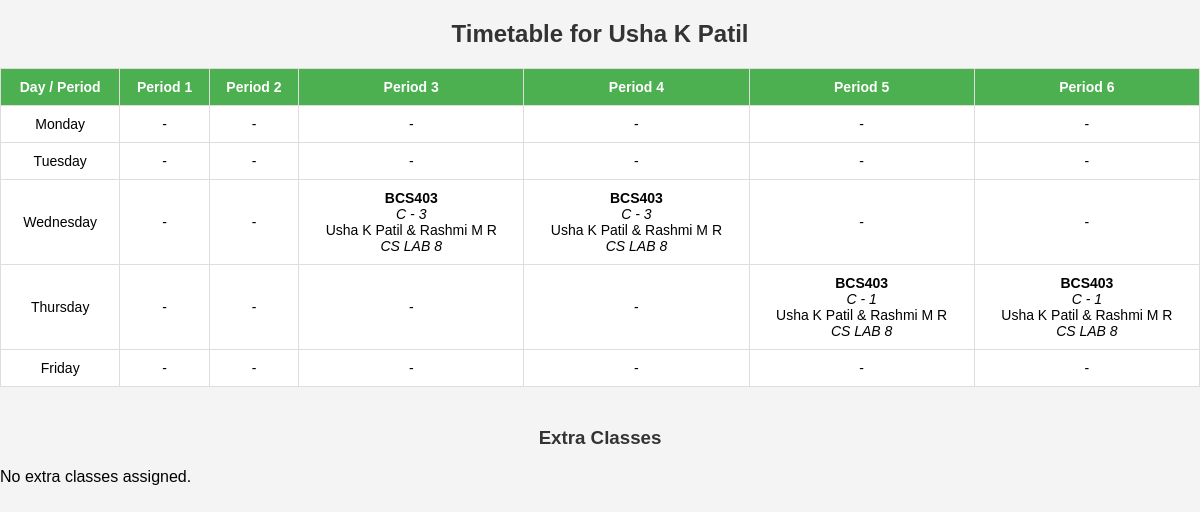
/teacher/2/timetable (signed in), run on the app's committed database.
### tablelogic/models.py (models this page shows, shortened)
class Teacher(models.Model):
    name = models.CharField(max_length=100)
    employee_id = models.CharField(max_length=50, unique=True)
    password = models.CharField(max_length=100, default = 'password')

class TimetableEntry(models.Model):
    DAY_CHOICES = [
        ('Monday', 'Monday'),
        ('Tuesday', 'Tuesday'),
        ('Wednesday', 'Wednesday'),
        ('Thursday', 'Thursday'),
        ('Friday', 'Friday'),
    ]
    day = models.CharField(max_length=10, choices=DAY_CHOICES)
    period = models.IntegerField()
    room = models.ForeignKey(Room, on_delete=models.CASCADE)
    lecture_assignment = models.ForeignKey(LectureAssignment, null=True, blank=True, on_delete=models.CASCADE)
    tutorial_assignment = models.ForeignKey(TutorialAssignment, null=True, blank=True, on_delete=models.CASCADE)
    practical_assignment = models.ForeignKey(PracticalAssignment, null=True, blank=True, on_delete=models.CASCADE)

class PracticalAssignment(models.Model):
    course = models.ForeignKey(Course, on_delete=models.CASCADE)
    section = models.ForeignKey(Section, on_delete=models.CASCADE)
    batch = models.ForeignKey(Batch, null=True, blank=True, on_delete=models.CASCADE)
    teacher1 = models.ForeignKey(Teacher, related_name="practical_teacher1", on_delete=models.CASCADE)
    teacher2 = models.ForeignKey(Teacher, related_name="practical_teacher2", null=True, blank=True, on_delete=models.CASCADE)
    is_section_wide = models.BooleanField(default=False)

class Course(models.Model):
    name = models.CharField(max_length=100)
    code = models.CharField(max_length=20)
    lecture_hours = models.IntegerField(default=0)
    tutorial_hours = models.IntegerField(default=0)
    practical_hours = models.IntegerField(default=0)

class Section(models.Model):
    name = models.CharField(max_length=10)
    semester = models.ForeignKey(Semester, on_delete=models.CASCADE)
    department = models.ForeignKey(Department, on_delete=models.CASCADE)

class Batch(models.Model):
    name = models.CharField(max_length=10)
    section = models.ForeignKey(Section, on_delete=models.CASCADE)

class Room(models.Model):
    name = models.CharField(max_length=20)

### tablelogic/decorators.py (the view)
    def wrapper(request, *args, **kwargs):
        if request.session.get('user_type') != 'teacher':
            return redirect('home')
        return view_func(request, *args, **kwargs)

### tablelogic/templates/teacher_timetable.html (shortened to what this page needs)
<!DOCTYPE html>
<html lang="en">
<head>
</head>
<body>
    <h2>Timetable for {{ teacher.name }}</h2>
    <table>
        <thead>
            <tr>
                <th>Day / Period</th>
                {% for period in periods %}
                    <th>Period {{ period }}</th>
                {% endfor %}
            </tr>
        </thead>
        <tbody>
            {% for day in days %}
                <tr>
                    <td>{{ day }}</td>
                    {% for period in periods %}
                        <td>
                            {% for entry in timetable_data %}
                                {% if entry.day == day and entry.period == period %}
                                    {% if entry.entry %}
                                        {% if entry.entry.lecture_assignment %}
                                            <b>{{ entry.entry.lecture_assignment.course.code }}</b><br>
                                            {% if entry.entry.lecture_assignment.section %}
                                                <i>{{ entry.entry.lecture_assignment.section.name }} ({{ entry.entry.lecture_assignment.section.semester }})</i><br>
                                            {% endif %}
                                            {{ entry.entry.lecture_assignment.teacher.name }}<br>
                                            <i>{{ entry.entry.room.name }}</i>
                                        {% elif entry.entry.practical_assignment %}
                                            <b>{{ entry.entry.practical_assignment.course.code }}</b><br>
                                            {% if entry.entry.practical_assignment.is_section_wide %}
                                                <i>{{ entry.entry.practical_assignment.section.name }}</i><br>
                                            {% else %}
                                                <i>{{ entry.entry.practical_assignment.section.name }} - {{ entry.entry.practical_assignment.batch.name }}</i><br>
                                            {% endif %}
                                            {{ entry.entry.practical_assignment.teacher1.name }}
                                            {% if entry.entry.practical_assignment.teacher2 %}
                                                & {{ entry.entry.practical_assignment.teacher2.name }}
                                            {% endif %}<br>
                                            <i>{{ entry.entry.room.name }}</i>
                                        {% endif %}
                                    {% else %}
                                        -
                                    {% endif %}
                                {% endif %}
                            {% endfor %}
                        </td>
                    {% endfor %}
                </tr>
            {% endfor %}
        </tbody>
    </table>
    <h3>Extra Classes</h3>
    {% if extra_classes %}
        <table class="extra-class-table">
            <thead>
                <tr>
                    <th>Date</th>
                    <th>Period</th>
                    <th>Course</th>
                    <th>Batch / Section</th>
                    <th>Room</th>
                    <th>Teachers</th>
                </tr>
            </thead>
            <tbody>
                {% for cls in extra_classes %}
                    <tr>
                        <td>{{ cls.date }}</td>
                        <td>{{ cls.period }}</td>
                        <td>{{ cls.course.code }}</td>
                        <td>
                            {% if cls.batch %}
                                {{ cls.batch.name }}
                            {% endif %}
                            {{ cls.section.name }}
                        </td>
                        <td>{{ cls.room.name }}</td>
                        <td>{{ cls.teacher.name }}</td>
                    </tr>
                {% endfor %}
            </tbody>
        </table>
    {% else %}
        <p>No extra classes assigned.</p>
    {% endif %}
</body>
</html>

### tablelogic/templates/teacher_timetable.html (style rules this page uses)
body { font-family: Arial, sans-serif; background-color: #f4f4f4; margin: 0; padding: 0; }
table { width: 100%; border-collapse: collapse; margin-bottom: 30px; }
th, td { border: 1px solid #ddd; padding: 10px; text-align: center; font-size: 14px; }
th { background-color: #4CAF50; color: white; }
td { background-color: #fff; }
h2 { text-align: center; color: #333; }
h3 { color: #333; margin-top: 40px; text-align: center; }

### data on the page
Teacher: name "Usha K Patil"
TimetableEntry: entry.practical_assignment.course.code "BCS403", entry.practical_assignment.section.name "C", entry.practical_assignment.batch.name "3", entry.practical_assignment.teacher1.name "Usha K Patil", entry.practical_assignment.teacher2.name "Rashmi M R", entry.room.name "CS LAB 8"
TimetableEntry: entry.practical_assignment.course.code "BCS403", entry.practical_assignment.section.name "C", entry.practical_assignment.batch.name "3", entry.practical_assignment.teacher1.name "Usha K Patil", entry.practical_assignment.teacher2.name "Rashmi M R", entry.room.name "CS LAB 8"
TimetableEntry: entry.practical_assignment.course.code "BCS403", entry.practical_assignment.section.name "C", entry.practical_assignment.batch.name "1", entry.practical_assignment.teacher1.name "Usha K Patil", entry.practical_assignment.teacher2.name "Rashmi M R", entry.room.name "CS LAB 8"
TimetableEntry: entry.practical_assignment.course.code "BCS403", entry.practical_assignment.section.name "C", entry.practical_assignment.batch.name "1", entry.practical_assignment.teacher1.name "Usha K Patil", entry.practical_assignment.teacher2.name "Rashmi M R", entry.room.name "CS LAB 8"

### other printed values
{{ period }} "1" "2" "3" "4" "5" "6"
{{ day }} "Monday" "Tuesday" "Wednesday" "Thursday" "Friday"
